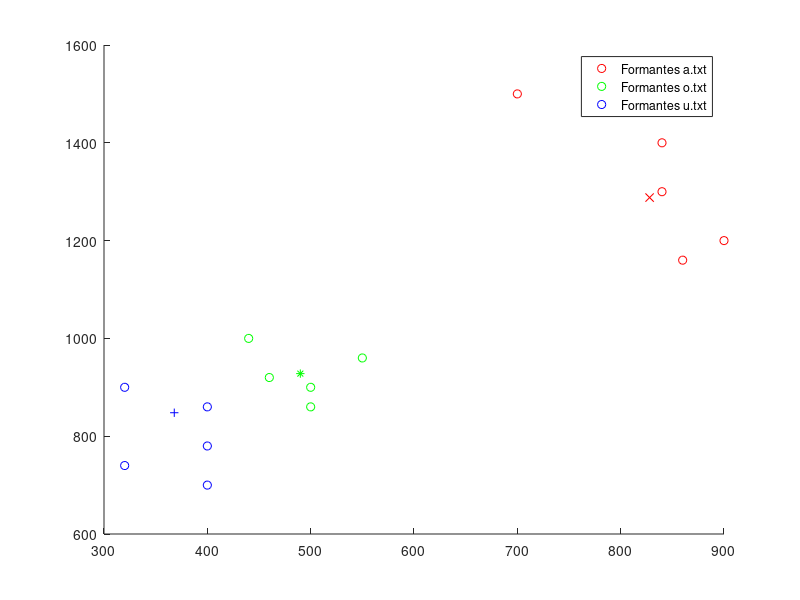

MATLAB code to generate this figure: (Note: this script raises an error after producing the figure.)
%Guia 6
%Funes Pablo Nicolas
%Padron 94894

clear all
close all
%Lectura de los archivos

Muestras_A=load('a.txt');
Muestras_O=load('o.txt');
Muestras_U=load('u.txt');

%Defino el numero de muestras evaluacion
Nro_muestras_evaluacion=10;
Nro_muestras_entrenamiento=5;
%Calculos la cantidad de muestras de entrenamiento

Nro_muestras_A=length(Muestras_A)-Nro_muestras_evaluacion;
Nro_muestras_O=length(Muestras_O)-Nro_muestras_evaluacion;
Nro_muestras_U=length(Muestras_U)-Nro_muestras_evaluacion;

%Desordeno las muestras para simular la aleatoriedad
F1_A=Muestras_A(:,1);
F2_A=Muestras_A(:,2);
F1_O=Muestras_O(:,1);
F2_O=Muestras_O(:,2);
F1_U=Muestras_U(:,1);
F2_U=Muestras_U(:,2);

Muestras_A_desordenadas(:,1)=F1_A(randperm(length(F1_A)));
Muestras_A_desordenadas(:,2)=F2_A(randperm(length(F2_A)));

Muestras_O_desordenadas(:,1)=F1_O(randperm(length(F1_O)));
Muestras_O_desordenadas(:,2)=F2_O(randperm(length(F2_O)));

Muestras_U_desordenadas(:,1)=F1_U(randperm(length(F1_U)));
Muestras_U_desordenadas(:,2)=F2_U(randperm(length(F2_U)));

%Tomo parte de las muestras para entrenamiento conociendo su respectiva
%clase
%Considero como muestras de entrenamiento las primeras
%Nro_muestras_entrenamiento
Matriz_unos_entrenamiento=ones(1,Nro_muestras_entrenamiento);

%Calculo la media de las muestras de entrenamiento
Media_A=(Matriz_unos_entrenamiento*Muestras_A_desordenadas([1:Nro_muestras_entrenamiento],:))/Nro_muestras_entrenamiento;
Media_O=(Matriz_unos_entrenamiento*Muestras_O_desordenadas([1:Nro_muestras_entrenamiento],:))/Nro_muestras_entrenamiento;
Media_U=(Matriz_unos_entrenamiento*Muestras_U_desordenadas([1:Nro_muestras_entrenamiento],:))/Nro_muestras_entrenamiento;

%Armo un vector con todas las muestras a usar en el k-means
Muestras_totales=[Muestras_A_desordenadas([Nro_muestras_entrenamiento+1:Nro_muestras_A],:);Muestras_O_desordenadas([Nro_muestras_entrenamiento+1:Nro_muestras_O],:);Muestras_U_desordenadas([Nro_muestras_entrenamiento+1:Nro_muestras_U],:)];

%Calculo la cantidad de muestras
Nro_total_muestras=length(Muestras_totales);

%%%%%%%%%%%%%%%%%%%%%%%%%%%%%%%%%%%%%%%%%%%%%
%%%%%%Grafico de los primeros dos formantes%%
%%%%%%%%%%%%%%%%%%%%%%%%%%%%%%%%%%%%%%%%%%%%%

%Hago el grafico de los primeros 2 formantes para los tres tipos.
%Solo grafico las primeras 40 muestras de entrenamiento.
figure(1)
hold on
plot(Muestras_A_desordenadas([1:Nro_muestras_entrenamiento],1),Muestras_A([1:Nro_muestras_entrenamiento],2),'ro');
plot(Muestras_O_desordenadas([1:Nro_muestras_entrenamiento],1),Muestras_O([1:Nro_muestras_entrenamiento],2),'go');
plot(Muestras_U_desordenadas([1:Nro_muestras_entrenamiento],1),Muestras_U([1:Nro_muestras_entrenamiento],2),'bo');
plot(Media_A(1,1),Media_A(1,2),'rx');
plot(Media_O(1,1),Media_O(1,2),'g*');
plot(Media_U(1,1),Media_U(1,2),'b+');
legend('Formantes a.txt','Formantes o.txt','Formantes u.txt');

%%%%%%%%%%%%%%%%%%%%%%%%%%%%%%%%%%%%%%%%%
%%%%%%%%%%K-MEANS%%%%%%%%%%%%%%%%%%%%%%%%
%%%%%%%%%%%%%%%%%%%%%%%%%%%%%%%%%%%%%%%%%

%Armo un vector que tenga la clase de cada muestra
clase_cercana=zeros(1,Nro_total_muestras);
%Condiciones para la primera iteracion
distorsion_paso_previo=0;
distorsion_antigua=0;
distorsion_actualizada=1;
k=2;%Variable que uso para generar figuras.
j=0;%Variable para almacenar la distorsion
%criterio de iteracion:itero hasta que la distorsion varie menos de un 0.001
while(abs((distorsion_actualizada-distorsion_antigua)/distorsion_actualizada)>0.001) && (distorsion_paso_previo~=distorsion_actualizada)
    distorsion_paso_previo=distorsion_antigua;
    distorsion_antigua=distorsion_actualizada;
    distorsion_actualizada=0;
    i=1;%Variable para recorrer todas las muestras en kmeans
    cantidad_clase_1=0;
    cantidad_clase_2=0;
    cantidad_clase_3=0;
    Media_actualizada_A=[0 0];
    Media_actualizada_O=[0 0];
    Media_actualizada_U=[0 0];
    Catalogadas_A=zeros(100,2);
    Catalogadas_O=zeros(100,2);
    Catalogadas_U=zeros(100,2);
%Recorro todas las muestras, clasifico cada muestras en un clase
%dependiendo de la distancia a las medias,suma todos los valores de una
%clase y divido sobre el nro total de muestras de cada clase para obtener
%la media.
   
    while(i<=Nro_total_muestras)
        %clasifico
        [aux,distancia]=Clasificacion_clase(Muestras_totales(i,:),Media_A,Media_O,Media_U);
        clase_cercana(1,i)=aux;
        distorsion_actualizada=distorsion_actualizada+distancia;
        %Cuento la cantidad de cada clase y hago la suma de todos los elementos
        %de una clase
        if(clase_cercana(1,i)==1)
            Media_actualizada_A=Media_actualizada_A+Muestras_totales(i,:);
            cantidad_clase_1=cantidad_clase_1+1;
            Catalogadas_A(cantidad_clase_1,:)=Muestras_totales(i,:);
        elseif(clase_cercana(1,i)==2)
            Media_actualizada_O=Media_actualizada_O+Muestras_totales(i,:);
            cantidad_clase_2=cantidad_clase_2+1;
            Catalogadas_O(cantidad_clase_2,:)=Muestras_totales(i,:);
        elseif(clase_cercana(1,i)==3)
            Media_actualizada_U=Media_actualizada_U+Muestras_totales(i,:);
            cantidad_clase_3=cantidad_clase_3+1;
            Catalogadas_U(cantidad_clase_3,:)=Muestras_totales(i,:);
        end
        i=i+1;  
    end

%Dividiendo la suma por la cantidad de cada clase obtengo las nuevas
%medias y divido la distorsion en la cantidad de muestras obtengo la
%distorsion.

Media_actualizada_A=Media_actualizada_A/cantidad_clase_1;
Media_actualizada_O=Media_actualizada_O/cantidad_clase_2;
Media_actualizada_U=Media_actualizada_U/cantidad_clase_3;

j=j+1;
distorsion_actualizada=distorsion_actualizada/Nro_total_muestras;
distorsion_vector(1,j)=distorsion_antigua;
distorsion_vector(2,j)=distorsion_actualizada;

figure(k)
hold on
plot(Catalogadas_A([1:cantidad_clase_1],1),Catalogadas_A([1:cantidad_clase_1],2),'ro');
plot(Catalogadas_O([1:cantidad_clase_2],1),Catalogadas_O([1:cantidad_clase_2],2),'go');
plot(Catalogadas_U([1:cantidad_clase_3],1),Catalogadas_U([1:cantidad_clase_3],2),'bo');
plot(Media_A(1,1),Media_A(1,2),'kx');
plot(Media_O(1,1),Media_O(1,2),'k*');
plot(Media_U(1,1),Media_U(1,2),'k+');
k=k+1;

Media_A=Media_actualizada_A;
Media_O=Media_actualizada_O;
Media_U=Media_actualizada_U;

end

%Grafico la distorsion%
figure(k)
hold on
plot(distorsion_vector(2,:),'r')
legend('Distorsion');

%Calculo los pesos de cada clase
pi_A=cantidad_clase_1/Nro_total_muestras;
pi_O=cantidad_clase_2/Nro_total_muestras;
pi_U=cantidad_clase_3/Nro_total_muestras;

%Calculo las varianzas

Matriz_unos_columnas_A=ones(cantidad_clase_1,1);
Matriz_unos_columnas_O=ones(cantidad_clase_2,1);
Matriz_unos_columnas_U=ones(cantidad_clase_3,1);

Vector_media_A=Matriz_unos_columnas_A*Media_A;
Vector_media_O=Matriz_unos_columnas_O*Media_O;
Vector_media_U=Matriz_unos_columnas_U*Media_U;

Varianza_A=(transpose(Catalogadas_A([1:cantidad_clase_1],:)-Vector_media_A))*(Catalogadas_A([1:cantidad_clase_1],:)-Vector_media_A)/cantidad_clase_1;
Varianza_O=(transpose(Catalogadas_O([1:cantidad_clase_2],:)-Vector_media_O))*(Catalogadas_O([1:cantidad_clase_2],:)-Vector_media_O)/cantidad_clase_2;
Varianza_U=(transpose(Catalogadas_U([1:cantidad_clase_3],:)-Vector_media_U))*(Catalogadas_U([1:cantidad_clase_3],:)-Vector_media_U)/cantidad_clase_3;

%Varianza=(cantidad_clase_1*Varianza_A+cantidad_clase_2*Varianza_O+cantidad_clase_3*Varianza_U)/(cantidad_clase_1+cantidad_clase_2+cantidad_clase_3);
%%%%%%%%%%%%%%%%%%%%%%%%%%%%%%%%%%%%%%%%
%%%%%%%%%%%PRUEBA%%%%%%%%%%%%%%%%%%%%%%%
%%%%%%%%%%%%%%%%%%%%%%%%%%%%%%%%%%%%%%%%
Muestras_evaluacion=[Muestras_A_desordenadas([Nro_muestras_A+1:end],:);Muestras_O_desordenadas([Nro_muestras_O+1:end],:);Muestras_U_desordenadas([Nro_muestras_U+1:end],:)];
Longitud_test=length(Muestras_evaluacion);
i=1;
while(i<=Longitud_test)
    %Agrego un 1 en log pk
    GKA=(-0.5)*log(det(Varianza_A))-0.5*(Muestras_evaluacion(i,:)-Media_A)*(Varianza_A^-1)*transpose(Muestras_evaluacion(i,:)-Media_A)+log(pi_A);
    GKO=(-0.5)*log(det(Varianza_O))-0.5*(Muestras_evaluacion(i,:)-Media_O)*(Varianza_O^-1)*transpose(Muestras_evaluacion(i,:)-Media_O)+log(pi_O);
    GKU=(-0.5)*log(det(Varianza_U))-0.5*(Muestras_evaluacion(i,:)-Media_U)*(Varianza_U^-1)*transpose(Muestras_evaluacion(i,:)-Media_U)+log(pi_U);

   valores=[GKA GKO GKU];
   respuesta(i) = find(max(valores) == valores);
   i=i+1;
end

figure(k+1)
hold on
plot(Muestras_evaluacion(:,1),Muestras_evaluacion(:,2),'ko')
plot(Media_A(1,1),Media_A(1,2),'rx');
plot(Media_O(1,1),Media_O(1,2),'g*');
plot(Media_U(1,1),Media_U(1,2),'b+');















